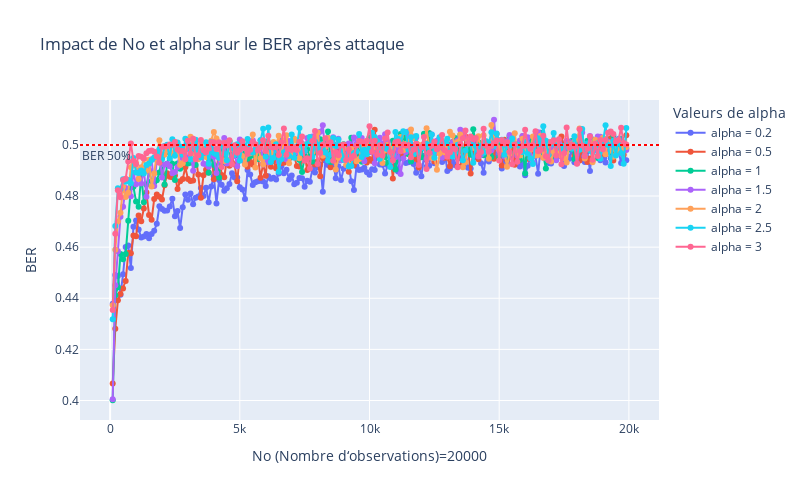
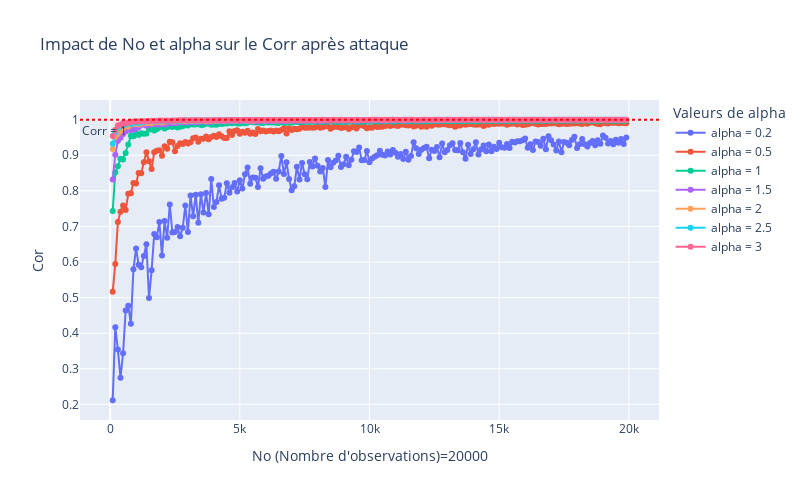

Source (notebook cell) for these figures, in order:
### Code cell
alpha_values = [0.2, 0.5, 1, 1.5, 2, 2.5, 3] # Tune the power of the watermark here
Ni_grand = 20000

fig_ber = go.Figure()
fig_corr = go.Figure()
fig_ber.add_hline(y=0.5, line_dash="dot", line_color="red", annotation_text="BER 50%", annotation_position="top left")
fig_corr.add_hline(y=1, line_dash="dot", line_color="red", annotation_text="Corr = 1", annotation_position="top left")

for alpha in alpha_values:
    # Réinitialisation des vecteurs pour les plots
    ber_values = []
    corr_values = []
    No_values = range(100,Ni_grand,100) 
    for No in No_values:
        ber_val, corr_val = do_process(alpha, No)
        ber_values.append(ber_val)
        corr_values.append(corr_val)
    # Graphique du BER
    fig_ber.add_trace(go.Scatter(x=list(No_values), y=ber_values, mode='lines+markers', name=f'alpha = {alpha}'))
    # Graphique du Corr
    fig_corr.add_trace(go.Scatter(x=list(No_values), y=corr_values, mode='lines+markers', name=f'alpha = {alpha}'))
fig_corr.update_layout(
    title="Impact de No et alpha sur le Corr après attaque",
    xaxis_title=f"No (Nombre d'observations)={Ni}",
    yaxis_title="Cor",
    legend_title='Valeurs de alpha',
    width=800,
    height=500
)
    
fig_ber.update_layout(
    title='Impact de No et alpha sur le BER après attaque',
    xaxis_title=f'No (Nombre d‘observations)={Ni}',
    yaxis_title='BER',
    legend_title='Valeurs de alpha',
    width=800,
    height=500
)
fig_ber.show()
fig_corr.show()

### Figure 1 — Plotly figure (JSON) as saved in the notebook; plotly's stock layout.template omitted (floating-point values rounded to 4 significant figures; data arrays with more than 128 entries replaced by an {"elided": "..."} marker saying what was removed)
{"data": [{"mode": "lines+markers", "name": "alpha = 0.2", "type": "scatter", "x": {"elided": "199 int values"}, "y": {"elided": "199 float values"}}, {"mode": "lines+markers", "name": "alpha = 0.5", "type": "scatter", "x": {"elided": "199 int values"}, "y": {"elided": "199 float values"}}, {"mode": "lines+markers", "name": "alpha = 1", "type": "scatter", "x": {"elided": "199 int values"}, "y": {"elided": "199 float values"}}, {"mode": "lines+markers", "name": "alpha = 1.5", "type": "scatter", "x": {"elided": "199 int values"}, "y": {"elided": "199 float values"}}, {"mode": "lines+markers", "name": "alpha = 2", "type": "scatter", "x": {"elided": "199 int values"}, "y": {"elided": "199 float values"}}, {"mode": "lines+markers", "name": "alpha = 2.5", "type": "scatter", "x": {"elided": "199 int values"}, "y": {"elided": "199 float values"}}, {"mode": "lines+markers", "name": "alpha = 3", "type": "scatter", "x": {"elided": "199 int values"}, "y": {"elided": "199 float values"}}], "layout": {"annotations": [{"showarrow": false, "text": "BER 50%", "x": 0, "xanchor": "left", "xref": "x domain", "y": 0.5, "yanchor": "top", "yref": "y"}], "height": 500, "legend": {"title": {"text": "Valeurs de alpha"}}, "shapes": [{"line": {"color": "red", "dash": "dot"}, "type": "line", "x0": 0, "x1": 1, "xref": "x domain", "y0": 0.5, "y1": 0.5, "yref": "y"}], "title": {"text": "Impact de No et alpha sur le BER après attaque"}, "width": 800, "xaxis": {"title": {"text": "No (Nombre d‘observations)=20000"}}, "yaxis": {"title": {"text": "BER"}}}}

### Figure 2 — Plotly figure (JSON) as saved in the notebook; plotly's stock layout.template omitted (floating-point values rounded to 4 significant figures; data arrays with more than 128 entries replaced by an {"elided": "..."} marker saying what was removed)
{"data": [{"mode": "lines+markers", "name": "alpha = 0.2", "type": "scatter", "x": {"elided": "199 int values"}, "y": {"elided": "199 float values"}}, {"mode": "lines+markers", "name": "alpha = 0.5", "type": "scatter", "x": {"elided": "199 int values"}, "y": {"elided": "199 float values"}}, {"mode": "lines+markers", "name": "alpha = 1", "type": "scatter", "x": {"elided": "199 int values"}, "y": {"elided": "199 float values"}}, {"mode": "lines+markers", "name": "alpha = 1.5", "type": "scatter", "x": {"elided": "199 int values"}, "y": {"elided": "199 float values"}}, {"mode": "lines+markers", "name": "alpha = 2", "type": "scatter", "x": {"elided": "199 int values"}, "y": {"elided": "199 float values"}}, {"mode": "lines+markers", "name": "alpha = 2.5", "type": "scatter", "x": {"elided": "199 int values"}, "y": {"elided": "199 float values"}}, {"mode": "lines+markers", "name": "alpha = 3", "type": "scatter", "x": {"elided": "199 int values"}, "y": {"elided": "199 float values"}}], "layout": {"annotations": [{"showarrow": false, "text": "Corr = 1", "x": 0, "xanchor": "left", "xref": "x domain", "y": 1, "yanchor": "top", "yref": "y"}], "height": 500, "legend": {"title": {"text": "Valeurs de alpha"}}, "shapes": [{"line": {"color": "red", "dash": "dot"}, "type": "line", "x0": 0, "x1": 1, "xref": "x domain", "y0": 1, "y1": 1, "yref": "y"}], "title": {"text": "Impact de No et alpha sur le Corr après attaque"}, "width": 800, "xaxis": {"title": {"text": "No (Nombre d'observations)=20000"}}, "yaxis": {"title": {"text": "Cor"}}}}
